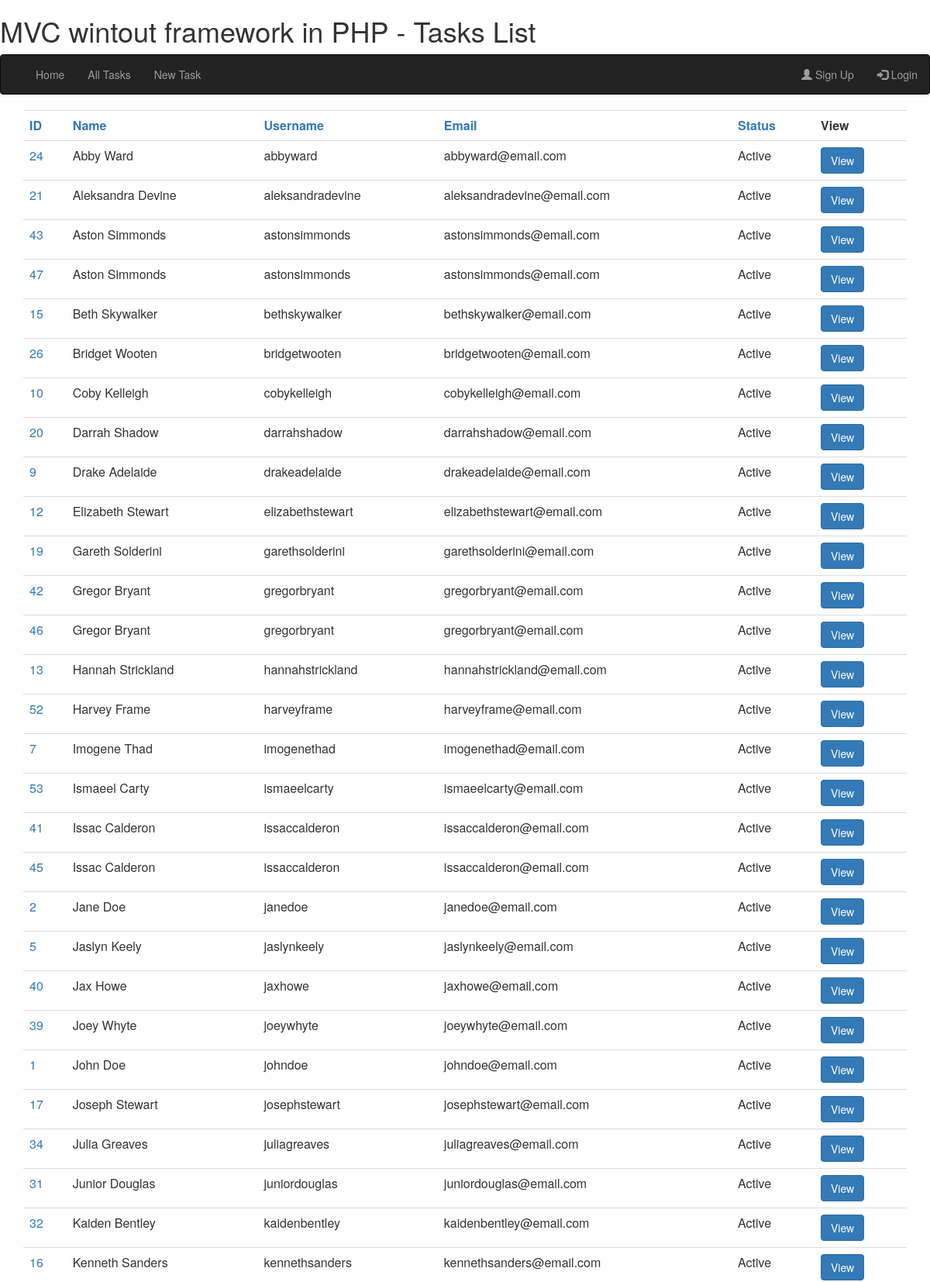
Screenshot of /tasks?sort=name (upper part) with the database file from the repository.
### tables this page shows
CREATE TABLE IF NOT EXISTS `tasks` (
  `id` int(11) NOT NULL AUTO_INCREMENT,
  `name` varchar(255) NOT NULL,
  `username` varchar(255) DEFAULT NULL,
  `email` varchar(255) NOT NULL,
  `task` mediumtext NOT NULL,
  `status` int(11) NOT NULL DEFAULT '0',
  PRIMARY KEY (`id`),
  KEY `name` (`name`)
);

### app/app.php (called while the page is built, shortened)
<?PHP
require '../config.php';
require "../routes/route.php";

### www/index.php (called while the page is built, shortened)
<?php
require "../app/app.php";
?>

### config.php (called while the page is built, shortened)
<?php
$dbconfig['server'] = "localhost";
$dbconfig['name'] = "database";
$dbconfig['username'] = "username";
$dbconfig['password'] = "password";
$dbconfig['charset'] = "utf8";

### model/database.php (called while the page is built, shortened)
<?php
class DB
{
    private $pdo = null;
    public function __construct()
    {
        global $dbconfig;
        try {
            $this->pdo = new PDO(
                "mysql:host=" . $dbconfig['server'] . ";dbname=" . $dbconfig['name'] . ";charset=" . $dbconfig['charset'], $dbconfig['username'], $dbconfig['password'],
                [
                    PDO::ATTR_ERRMODE => PDO::ERRMODE_EXCEPTION,
                    PDO::ATTR_DEFAULT_FETCH_MODE => PDO::FETCH_ASSOC,
                    PDO::ATTR_EMULATE_PREPARES => false,
                ]
            );
        } catch (Exception $ex) {die($ex->getMessage());}
    }
    public function select($sql, $cond = null)
    {
        $result = false;
        try {
            $this->stmt = $this->pdo->prepare($sql);
            $this->stmt->execute($cond);
            $result = $this->stmt->fetchAll();
        } catch (Exception $ex) {die($ex->getMessage());}
        return $result;
    }
}

### controller/tasks.php (called while the page is built, shortened)
<?php
class Tasks extends DB
{
    public function getall()
    {
        global $get_order;
        if (isset($get_order['sort'])) {
            return $this->select("SELECT * FROM `tasks` order by " . $get_order['sort']);
        } else {
            return $this->select("SELECT * FROM `tasks`");
        }
    }
}

### views/tasks.php (the view, shortened to what this page needs)
<?php
require "layout/header.php";
?>
<div class="container">
<table class="table table-hover">
<tr>
<th><a href="tasks?sort=id">ID</a></th>
<th><a href="tasks?sort=name">Name</a></th>
<th><a href="tasks?sort=username">Username</a></th>
<th><a href="tasks?sort=email">Email</a></th>
<th><a href="tasks?sort=status">Status</a></th>
<th>View</th>
</tr>
<?php
require "../model/database.php";
require "../controller/tasks.php";
$tasks = new Tasks();
foreach ($tasks->getall() as $u) {
    echo "<tr>";
    echo "<td><a href='task?id=" . $u['id'] . "'> " . $u['id'] . "</td>";
    echo "<td>" . $u['name'] . "</td>";
    echo "<td>" . $u['username'] . "</td>";
    echo "<td>" . $u['email'] . "</td>";
    if($u['status'] == 0) {
        echo "<td> Active </td>";
    } else {
        echo "<td>Not Active </td>";
    }
    echo "<td><a class='btn btn-primary' href='task?id=" . $u['id'] . "'> View </a>";
    echo "</td></tr>";
}
?>
</table>
</div>
<?php
require "layout/footer.php";
?>

### rows the page displays
tasks: id "24", name "Abby Ward", username "abbyward", email "abbyward@email.com", status "Active"
tasks: id "21", name "Aleksandra Devine", username "aleksandradevine", email "aleksandradevine@email.com", status "Active"
tasks: id "43", name "Aston Simmonds", username "astonsimmonds", email "astonsimmonds@email.com", status "Active"
tasks: id "47", name "Aston Simmonds", username "astonsimmonds", email "astonsimmonds@email.com", status "Active"
tasks: id "15", name "Beth Skywalker", username "bethskywalker", email "bethskywalker@email.com", status "Active"
tasks: id "26", name "Bridget Wooten", username "bridgetwooten", email "bridgetwooten@email.com", status "Active"
tasks: id "10", name "Coby Kelleigh", username "cobykelleigh", email "cobykelleigh@email.com", status "Active"
tasks: id "20", name "Darrah Shadow", username "darrahshadow", email "darrahshadow@email.com", status "Active"
tasks: id "9", name "Drake Adelaide", username "drakeadelaide", email "drakeadelaide@email.com", status "Active"
tasks: id "12", name "Elizabeth Stewart", username "elizabethstewart", email "elizabethstewart@email.com", status "Active"
tasks: id "19", name "Gareth Solderini", username "garethsolderini", email "garethsolderini@email.com", status "Active"
tasks: id "42", name "Gregor Bryant", username "gregorbryant", email "gregorbryant@email.com", status "Active"
tasks: id "46", name "Gregor Bryant", username "gregorbryant", email "gregorbryant@email.com", status "Active"
tasks: id "13", name "Hannah Strickland", username "hannahstrickland", email "hannahstrickland@email.com", status "Active"
tasks: id "52", name "Harvey Frame", username "harveyframe", email "harveyframe@email.com", status "Active"
tasks: id "7", name "Imogene Thad", username "imogenethad", email "imogenethad@email.com", status "Active"
tasks: id "53", name "Ismaeel Carty", username "ismaeelcarty", email "ismaeelcarty@email.com", status "Active"
tasks: id "41", name "Issac Calderon", username "issaccalderon", email "issaccalderon@email.com", status "Active"
tasks: id "45", name "Issac Calderon", username "issaccalderon", email "issaccalderon@email.com", status "Active"
tasks: id "2", name "Jane Doe", username "janedoe", email "janedoe@email.com", status "Active"
tasks: id "5", name "Jaslyn Keely", username "jaslynkeely", email "jaslynkeely@email.com", status "Active"
tasks: id "40", name "Jax Howe", username "jaxhowe", email "jaxhowe@email.com", status "Active"
tasks: id "39", name "Joey Whyte", username "joeywhyte", email "joeywhyte@email.com", status "Active"
tasks: id "1", name "John Doe", username "johndoe", email "johndoe@email.com", status "Active"
tasks: id "17", name "Joseph Stewart", username "josephstewart", email "josephstewart@email.com", status "Active"
tasks: id "34", name "Julia Greaves", username "juliagreaves", email "juliagreaves@email.com", status "Active"
tasks: id "31", name "Junior Douglas", username "juniordouglas", email "juniordouglas@email.com", status "Active"
tasks: id "32", name "Kaiden Bentley", username "kaidenbentley", email "kaidenbentley@email.com", status "Active"
tasks: id "16", name "Kenneth Sanders", username "kennethsanders", email "kennethsanders@email.com", status "Active"

### other values shown
$site_title "MVC wintout framework in PHP"
$page_title "Tasks List"
